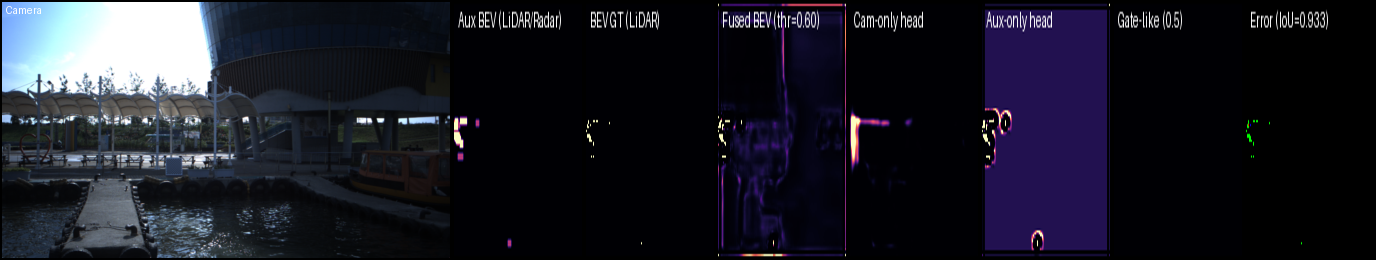
#> input picture outputs/rebalanced_fusion/viz/val_00_panel.png, 1376 x 260 px
$ python -i simplebev_xs.py   (imports and definitions only)
#> lines starting #> are read from the running program, lines starting #| are printed output that depends on the picture
# src/models/simplebev_xs.py
import argparse, os, time, json, math, random, numpy as np, torch
import torch.nn as nn, torch.nn.functional as F
from pathlib import Path
from PIL import Image, ImageOps, ImageDraw, ImageEnhance
from tqdm import tqdm

# optional OpenCV for blur/dilate and colormaps in viz/rasterizer
try:
    import cv2
    _HAVE_CV2 = True
except Exception:
    _HAVE_CV2 = False


# ----------------------------
# Utilities
# ----------------------------
def set_seed(seed=42):
    random.seed(seed); np.random.seed(seed); torch.manual_seed(seed)

def _norm01(x):
    x = (x - x.min()) / (x.max() - x.min() + 1e-6)
    return np.clip(x, 0.0, 1.0)

# [45 lines left out: functions _heat_to_img, _error_map, _label, not called in this run]

def binarize(x, thr=0.5):
    return (x >= thr).astype(np.uint8)

# [71 lines left out: functions iou, lidar_hist_bev, not called in this run]


# ----------------------------
# Parameter-free lifter (voxel -> bilinear sample)
# ----------------------------
class ParameterFreeLifter(nn.Module):
    """
    Voxel-centric bilinear sampler:
      - Build a 3D voxel grid over ego-frame: x in [0,xr], z(lateral) in [-yr/2,+yr/2], y(up) in [ymin,ymax]
      - Project each voxel to image plane using K and T_cam_from_ego
      - Bilinearly sample features; reduce over vertical (mean)
    If calibration is missing, callers may fall back to pooling.
    """
    # [106 lines left out: functions __init__, load_calib, _build_sampling_grid, forward, not called in this run]


# ----------------------------
# Dataset (+ light augmentation)
# ----------------------------
def _rand_rescale_crop(img: Image.Image, out_hw, scale_rng=(0.8, 1.2)):
    H, W = out_hw
    s = random.uniform(scale_rng[0], scale_rng[1])
    newH, newW = max(8, int(H * s)), max(8, int(W * s))
    img = img.resize((newW, newH), Image.BILINEAR)
    if newH >= H and newW >= W:
        top  = random.randint(0, newH - H)
        left = random.randint(0, newW - W)
        img = img.crop((left, top, left + W, top + H))
    else:
        canvas = Image.new("RGB", (W, H), (0, 0, 0))
        top  = random.randint(0, max(0, H - newH))
        left = random.randint(0, max(0, W - newW))
        canvas.paste(img, (left, top))
        img = canvas
    if random.random() < 0.5:
        img = ImageEnhance.Brightness(img).enhance(random.uniform(0.8, 1.2))
    if random.random() < 0.5:
        img = ImageEnhance.Contrast(img).enhance(random.uniform(0.8, 1.2))
    return img


class ToyPairsDataset(torch.utils.data.Dataset):
    """
    Loads image .jpg and LiDAR .npy; returns:
      img_t:   [3,H,W]
      aux_bev: [Caux,Hb,Wb]  (LiDAR BEV as aux input channels; currently Caux=1)
      tgt_bev: [1,Hb,Wb]     (LiDAR BEV supervision; clean/no blur/dilate)
    Expects: <root>/nuscenes_toy/images/*.jpg and .../lidar/*.npy
    """
    # [47 lines left out: function __init__, not called in this run]

    def __len__(self):
        return len(self.pairs)

    # [50 lines left out: function __getitem__, not called in this run]


# ----------------------------
# Model (separate branches + fusion; no leakage)
# ----------------------------
class CamBackbone(nn.Module):
    # [8 lines left out: function __init__, not called in this run]
    def forward(self, x):  # [B,3,H,W] -> [B,128,H/16,W/16]
        return self.net(x)

class BEVResBlock(nn.Module):
    # [11 lines left out: functions __init__, forward, not called in this run]

class SimpleBEV_XS(nn.Module):
    # [27 lines left out: function __init__, not called in this run]

    def maybe_load_calib(self, calib_json: str, image_hw: tuple):
        if calib_json and Path(calib_json).exists():
            self.lifter.load_calib(calib_json, image_hw)

    # [423 lines left out: functions forward, bce_pos_weight, soft_dice_loss, eval_set, best_thr, save_val_viz and 1 more, not called in this run]


# [2 lines not run here, left out]

>>> import cv2
>>> picture = cv2.imread('../../outputs/rebalanced_fusion/viz/val_00_panel.png', cv2.IMREAD_GRAYSCALE)
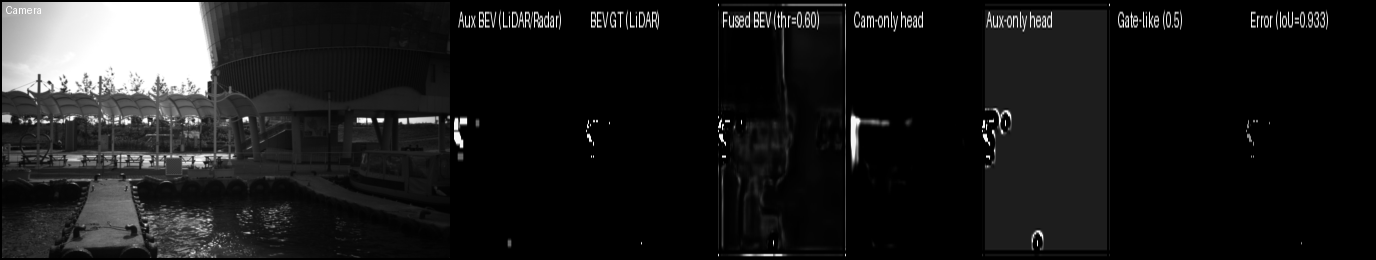
#> picture: shape (260, 1376); min 0, max 255, mean 27.8
>>> result = _rand_rescale_crop(picture, 'out.png')
#> (the run stopped early here; a loop or call above may not have finished)
